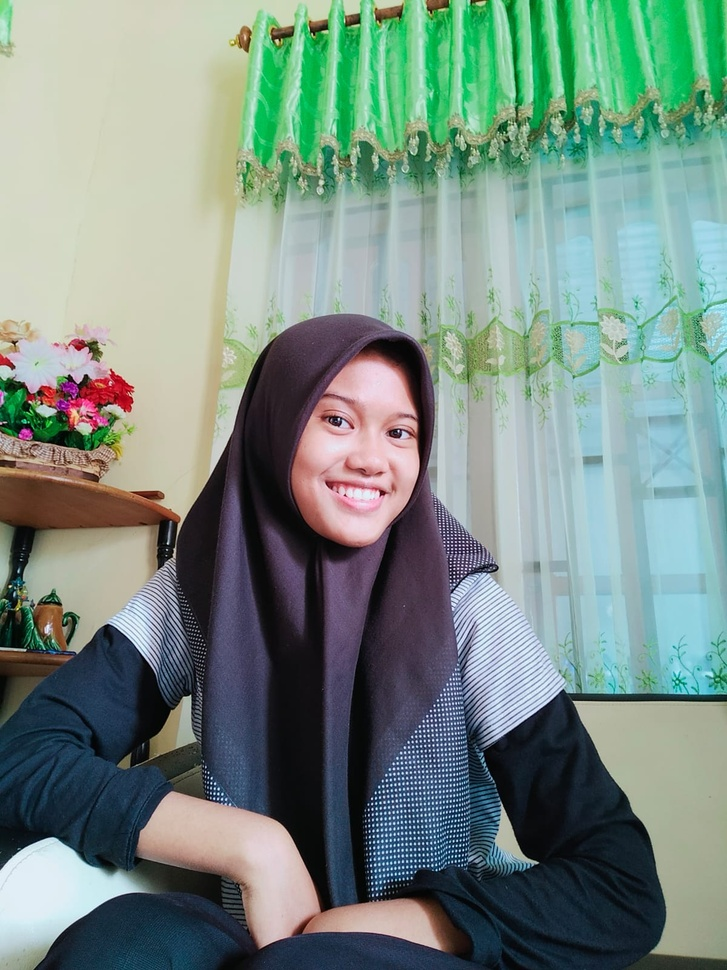
#> input picture nisa.jpg, 727 x 970 px, shrunk from 1200 x 1600 before the run
$ python gray.py
#> lines starting #> are read from the running program, lines starting #| are printed output that depends on the picture
import cv2
import numpy as np

img = cv2.imread("nisa.jpg")
#> img is the input picture: shape (970, 727, 3); mean B, G, R 131.6, 139.9, 119.9
gray = cv2.cvtColor(img, cv2.COLOR_RGB2GRAY)
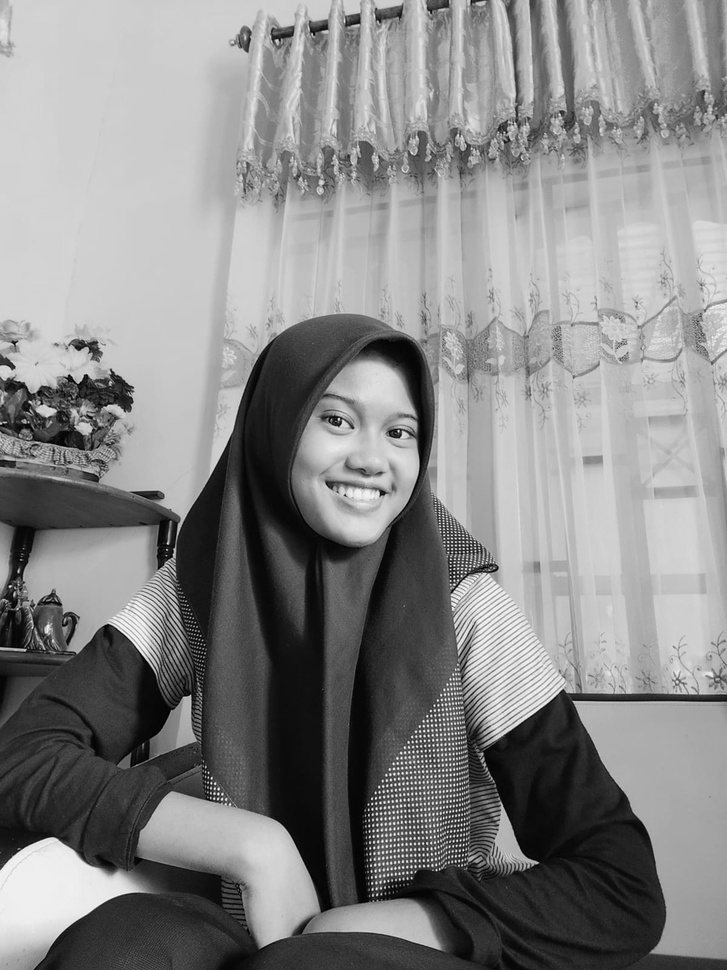
#> gray: shape (970, 727); min 0, max 254, mean 135.1

cv2.imshow("Gambar Original", img)
cv2.imshow("Gambar Grayscale", gray)

cv2.waitKey(0)
cv2.destroyAllWindows()
